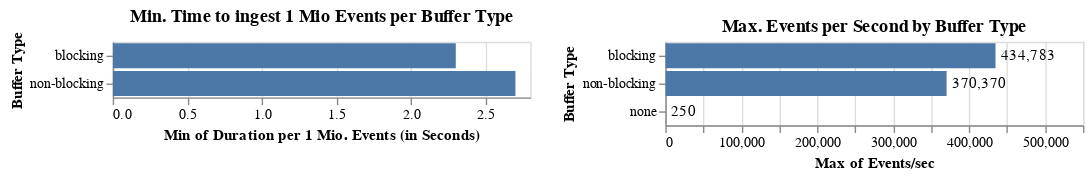

Notebook code for this chart:
### Code cell
time_per_buffer_plot = alt.Chart(buffered_measurements_df).mark_bar(clip=True).encode(
    x=alt.X('min(duration_per_mio_events_in_sec):Q', title="Min of Duration per 1 Mio. Events (in Seconds)"),
    y=alt.Y('buffer_type:N',title="Buffer Type"),
).properties(width=300, title="Min. Time to ingest 1 Mio Events per Buffer Type")

events_per_sec_plot = alt.Chart(all_measurements_df).mark_bar(clip=True).encode(
    x=alt.X('max(events_per_second):Q', title="Max of Events/sec", scale=alt.Scale(domain=[0, 550000])),
    y=alt.Y('buffer_type:N',title="Buffer Type"),
).properties(width=300, title="Max. Events per Second by Buffer Type")


events_per_sec_plot = events_per_sec_plot + events_per_sec_plot.mark_text(
    align='left',
    color='black',
    dx=4,
    #dy=-18
).encode(
    text=alt.Text('max(events_per_second):Q', format=',.0f'),
)

time_per_buffer_plot | events_per_sec_plot

### Figure 1 — Vega-Lite specification as saved in the notebook (floating-point values rounded to 4 significant figures; data arrays with more than 128 entries replaced by an {"elided": "..."} marker saying what was removed)
{"config": {"view": {"continuousWidth": 400, "continuousHeight": 300}}, "hconcat": [{"data": {"name": "data-9f84b354fb7e65165d16d28a1784f37a"}, "mark": {"type": "bar", "clip": true}, "encoding": {"x": {"type": "quantitative", "aggregate": "min", "field": "duration_per_mio_events_in_sec", "title": "Min of Duration per 1 Mio. Events (in Seconds)"}, "y": {"type": "nominal", "field": "buffer_type", "title": "Buffer Type"}}, "title": "Min. Time to ingest 1 Mio Events per Buffer Type", "width": 300}, {"layer": [{"mark": {"type": "bar", "clip": true}, "encoding": {"x": {"type": "quantitative", "aggregate": "max", "field": "events_per_second", "scale": {"domain": [0, 550000]}, "title": "Max of Events/sec"}, "y": {"type": "nominal", "field": "buffer_type", "title": "Buffer Type"}}, "title": "Max. Events per Second by Buffer Type", "width": 300}, {"mark": {"type": "text", "align": "left", "color": "black", "dx": 4}, "encoding": {"text": {"type": "quantitative", "aggregate": "max", "field": "events_per_second", "format": ",.0f"}, "x": {"type": "quantitative", "aggregate": "max", "field": "events_per_second", "scale": {"domain": [0, 550000]}, "title": "Max of Events/sec"}, "y": {"type": "nominal", "field": "buffer_type", "title": "Buffer Type"}}, "title": "Max. Events per Second by Buffer Type", "width": 300}], "data": {"name": "data-7019ebf4be760b57eff80fbfc8935854"}}], "$schema": "https://vega.github.io/schema/vega-lite/v4.8.1.json", "datasets": {"data-9f84b354fb7e65165d16d28a1784f37a": {"elided": "332 records"}, "data-7019ebf4be760b57eff80fbfc8935854": {"elided": "362 records"}}}
